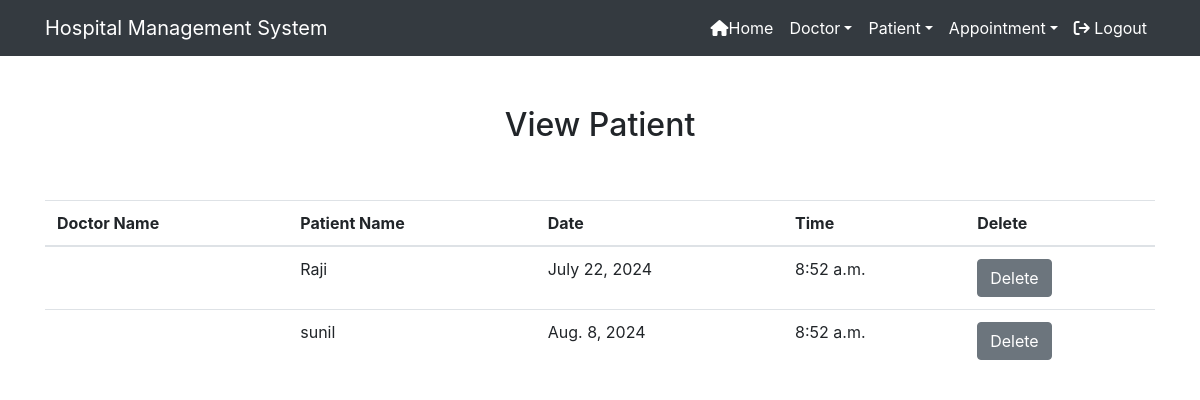
The page /view_appointment/ (signed in) on the database its author committed.
### hospital/models.py (models this page shows, shortened)
class Appointment(models.Model):
    Doctor=models.ForeignKey(Doctor,on_delete=models.CASCADE)
    Patient=models.ForeignKey(Patient,on_delete=models.CASCADE)
    date1=models.DateField()
    time1=models.TimeField()

class Patient(models.Model):
    name=models.CharField(max_length=50)
    gender=models.CharField(max_length=50)
    mobile=models.IntegerField()
    address=models.CharField(max_length=150)
    def __str__(self):
        return self.name

### hospital/views.py (the view)
# urls.py: path('view_appointment/',View_Appointment,name='view_appointment'),
def View_Appointment(request):
    if not request.user.is_staff:
        return redirect('login')
    appoint=Appointment.objects.all()
    d={'appoint':appoint}
    return render(request,'view_appointment.html',d)

### hospital/templates/view_appointment.html
{% extends 'navigationbar.html' %}
{% load static %}
{% block body %}
<div class="container" style="margin-top:50px">
    <h2 class="text-center">View Patient</h2>
    <br><br>
    <table class="table table-hover" id="example">
        <thead>
            <tr>
                <th>Doctor Name</th>
                <th>Patient Name</th>
                <th>Date</th>
                <th>Time</th>
                <th>Delete</th>
            </tr>
        </thead>
        <tbody>
            {% for i in appoint %}
            <tr>
                <td>{{i.doctor}}</td>
                <td>{{i.Patient}}</td>
                <td>{{i.date1}}</td>
                <td>{{i.time1}}</td>
                <td><a href="{%  url 'delete_appointment' i.id %}" onclick="return confirm('Are you really want to delete?')" class="btn btn-secondary">Delete</a></td>
            </tr>
            {% endfor %}
        </tbody>
    </table>
</div>
{% endblock %}

### rows shown on the page
Appointment: Patient "Raji", date1 "July 22, 2024", time1 "8:52 a.m."
Appointment: Patient "sunil", date1 "Aug. 8, 2024", time1 "8:52 a.m."
